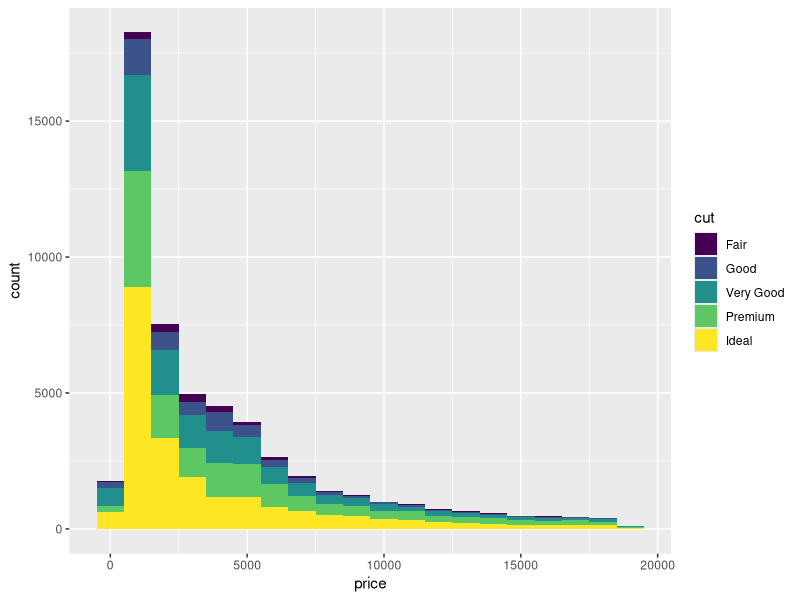
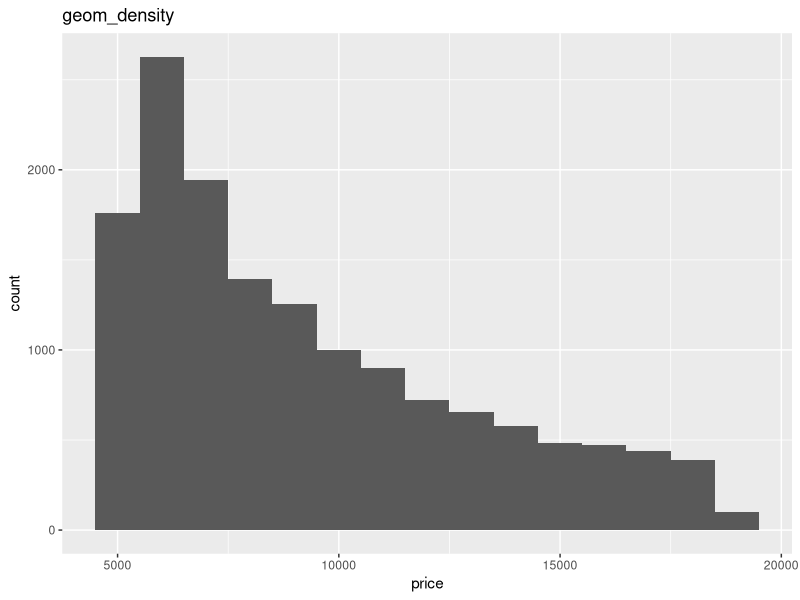
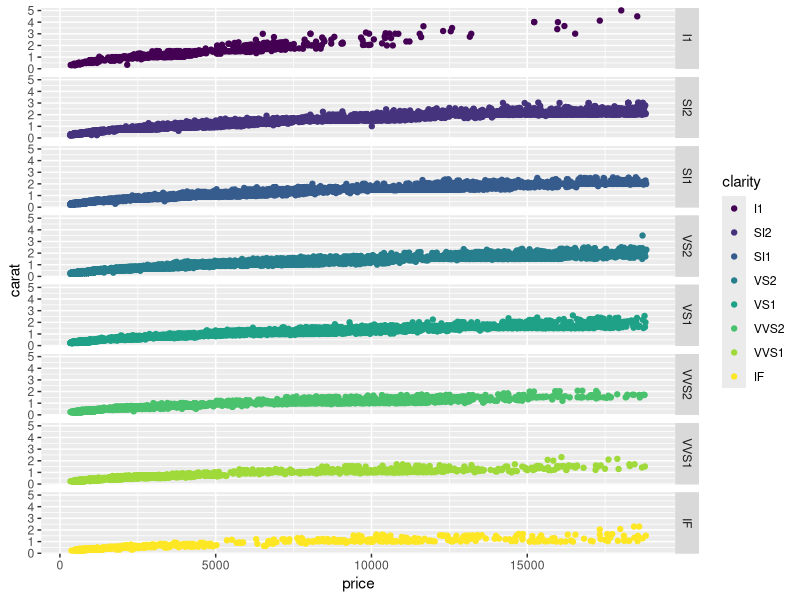

The R script that drew these images, in order:
## ---- chunk 1
knitr::opts_chunk$set(echo = TRUE)
## ---- chunk 2
library(ggplot2)
library(dplyr)
## ---- chunk 3
View(diamonds)
## ---- chunk 4
summary(diamonds)
## ---- chunk 5
ggplot(diamonds,aes(x=price,fill=cut)) + geom_histogram(binwidth = 1000)
## ---- chunk 6
filter_diamonds <- filter(diamonds, price > 5000)
head(filter_diamonds)

ggplot(filter_diamonds,aes(x=price)) + geom_histogram(binwidth = 1000) + ggtitle("geom_density")
## ---- chunk 7
ggplot(diamonds,aes(x=price,y=carat,colour=clarity)) + geom_point() + facet_grid(rows = vars(clarity))
